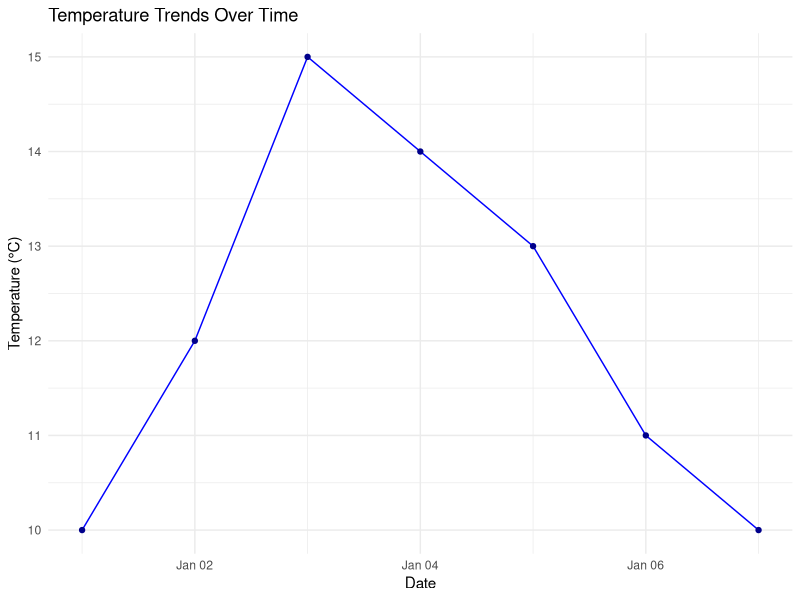
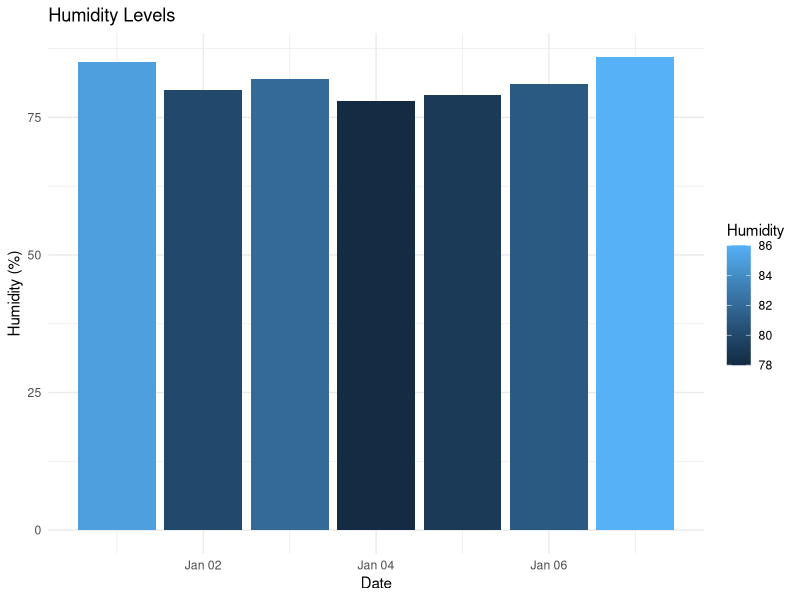
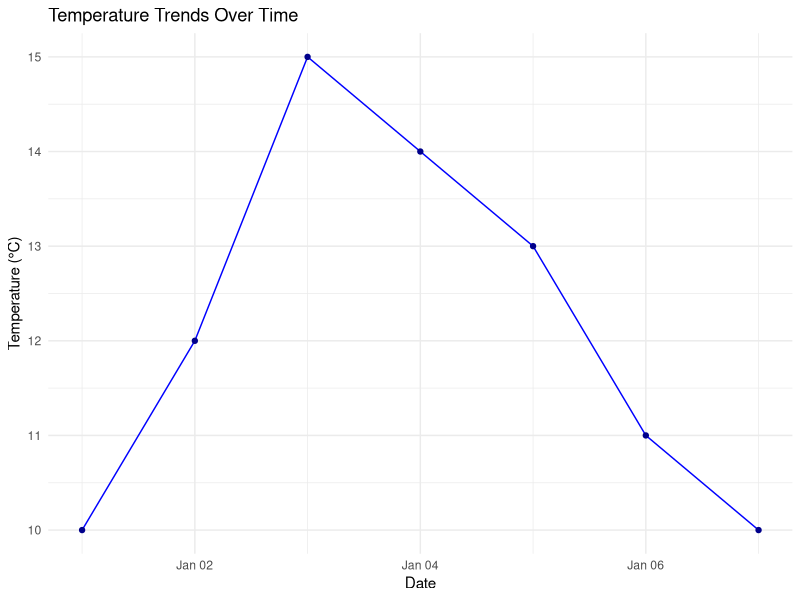
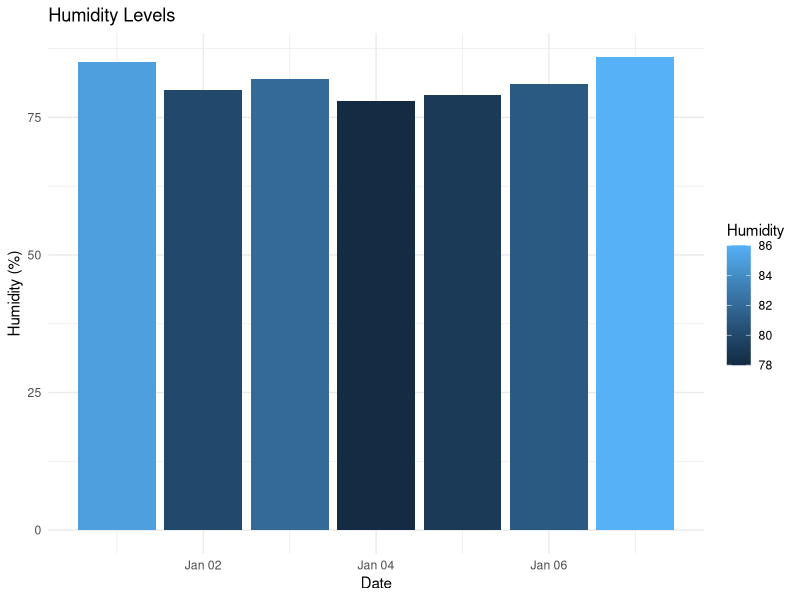

Reproduce these figures in R, in order.
#Step 1

library(dplyr)
# Example dataset (replace with actual weather data)
weather_data <- data.frame(
  Date = as.Date('2023-01-01') + 0:6,
  Temperature = c(10, 12, 15, 14, 13, 11, 10),
  Humidity = c(85, 80, 82, 78, 79, 81, 86)
)
# Filter data for a specific date range and calculate average temperature
filtered_data <- weather_data %>%
  filter(Date >= as.Date('2023-01-02') & Date <= as.Date('2023-01-06')) %>%
  summarize(Average_Temperature = mean(Temperature))
print(filtered_data)

library(ggplot2)
# Line plot for temperature trends
ggplot(weather_data, aes(x = Date, y = Temperature)) +
 geom_line(color = "blue") +
 geom_point(color = "darkblue") +
 labs(title = "Temperature Trends Over Time", x = "Date", y = "Temperature (°C)") +
 theme_minimal()
# Bar plot for humidity levels
ggplot(weather_data, aes(x = Date, y = Humidity, fill = Humidity)) +
 geom_bar(stat = "identity") +
 labs(title = "Humidity Levels", x = "Date", y = "Humidity (%)") +
 theme_minimal()

#Step 2

library(ggplot2)
# Line plot for temperature trends
ggplot(weather_data, aes(x = Date, y = Temperature)) +
  geom_line(color = "blue") +
  geom_point(color = "darkblue") +
  labs(title = "Temperature Trends Over Time", x = "Date", y = "Temperature (°C)") +
  theme_minimal()
# Bar plot for humidity levels
ggplot(weather_data, aes(x = Date, y = Humidity, fill = Humidity)) +
  geom_bar(stat = "identity") +
  labs(title = "Humidity Levels", x = "Date", y = "Humidity (%)") +
  theme_minimal()

